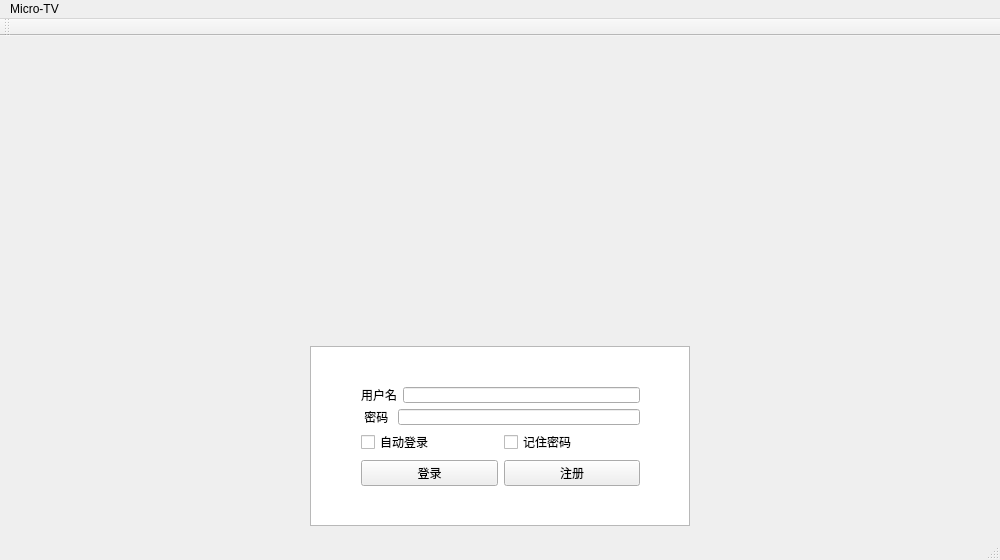
<?xml version="1.0" encoding="UTF-8"?>
<ui version="4.0">
 <class>HomeWindow</class>
 <widget class="QMainWindow" name="HomeWindow">
  <property name="geometry">
   <rect>
    <x>0</x>
    <y>0</y>
    <width>1000</width>
    <height>560</height>
   </rect>
  </property>
  <property name="windowTitle">
   <string>HomeWindow</string>
  </property>
  <widget class="QWidget" name="centralWidget">
   <widget class="QWidget" name="verticalLayoutWidget">
    <property name="geometry">
     <rect>
      <x>350</x>
      <y>340</y>
      <width>301</width>
      <height>121</height>
     </rect>
    </property>
    <layout class="QVBoxLayout" name="verticalLayout">
     <item>
      <layout class="QVBoxLayout" name="verticalLayout_2">
       <item>
        <layout class="QHBoxLayout" name="horizontalLayout_2">
         <item>
          <widget class="QLabel" name="label_Account">
           <property name="text">
            <string>用户名</string>
           </property>
          </widget>
         </item>
         <item>
          <widget class="QLineEdit" name="lineEdit_account"/>
         </item>
        </layout>
       </item>
       <item>
        <layout class="QHBoxLayout" name="horizontalLayout_4"/>
       </item>
       <item>
        <layout class="QHBoxLayout" name="horizontalLayout_3">
         <item>
          <widget class="QLabel" name="label_password">
           <property name="text">
            <string> 密码 </string>
           </property>
          </widget>
         </item>
         <item>
          <widget class="QLineEdit" name="lineEdit_password">
           <property name="sizePolicy">
            <sizepolicy hsizetype="Expanding" vsizetype="Fixed">
             <horstretch>0</horstretch>
             <verstretch>0</verstretch>
            </sizepolicy>
           </property>
          </widget>
         </item>
        </layout>
       </item>
      </layout>
     </item>
     <item>
      <layout class="QHBoxLayout" name="horizontalLayout">
       <item>
        <widget class="QCheckBox" name="checkBox_autologin">
         <property name="text">
          <string>自动登录</string>
         </property>
        </widget>
       </item>
       <item>
        <widget class="QCheckBox" name="checkBox_rememberpassword">
         <property name="text">
          <string>记住密码</string>
         </property>
        </widget>
       </item>
      </layout>
     </item>
     <item>
      <layout class="QHBoxLayout" name="horizontalLayout_5">
       <item>
        <widget class="QPushButton" name="botton_login">
         <property name="text">
          <string>登录</string>
         </property>
        </widget>
       </item>
       <item>
        <widget class="QPushButton" name="botton_register">
         <property name="text">
          <string>注册</string>
         </property>
        </widget>
       </item>
      </layout>
     </item>
    </layout>
   </widget>
   <widget class="QGraphicsView" name="graphicsView">
    <property name="geometry">
     <rect>
      <x>310</x>
      <y>310</y>
      <width>380</width>
      <height>180</height>
     </rect>
    </property>
    <property name="sizePolicy">
     <sizepolicy hsizetype="Ignored" vsizetype="Ignored">
      <horstretch>0</horstretch>
      <verstretch>0</verstretch>
     </sizepolicy>
    </property>
   </widget>
   <widget class="QLabel" name="bg">
    <property name="geometry">
     <rect>
      <x>0</x>
      <y>0</y>
      <width>1000</width>
      <height>511</height>
     </rect>
    </property>
    <property name="text">
     <string/>
    </property>
    <property name="pixmap">
     <pixmap resource="backgroundpic.qrc">:/new/prefix1/login.png</pixmap>
    </property>
   </widget>
   <widget class="QLabel" name="obj1">
    <property name="geometry">
     <rect>
      <x>120</x>
      <y>140</y>
      <width>128</width>
      <height>128</height>
     </rect>
    </property>
    <property name="text">
     <string/>
    </property>
    <property name="pixmap">
     <pixmap resource="bg_re.qrc">:/new/prefix1/obj1.png</pixmap>
    </property>
   </widget>
   <widget class="QLabel" name="obj2">
    <property name="geometry">
     <rect>
      <x>430</x>
      <y>56</y>
      <width>128</width>
      <height>128</height>
     </rect>
    </property>
    <property name="text">
     <string/>
    </property>
    <property name="pixmap">
     <pixmap resource="bg_re.qrc">:/new/prefix1/obj2.png</pixmap>
    </property>
   </widget>
   <widget class="QLabel" name="obj3">
    <property name="geometry">
     <rect>
      <x>760</x>
      <y>104</y>
      <width>128</width>
      <height>128</height>
     </rect>
    </property>
    <property name="text">
     <string/>
    </property>
    <property name="pixmap">
     <pixmap resource="bg_re.qrc">:/new/prefix1/obj3.png</pixmap>
    </property>
   </widget>
   <zorder>bg</zorder>
   <zorder>graphicsView</zorder>
   <zorder>verticalLayoutWidget</zorder>
   <zorder>obj1</zorder>
   <zorder>obj2</zorder>
   <zorder>obj3</zorder>
  </widget>
  <widget class="QMenuBar" name="menuBar">
   <property name="geometry">
    <rect>
     <x>0</x>
     <y>0</y>
     <width>1000</width>
     <height>23</height>
    </rect>
   </property>
   <widget class="QMenu" name="menuMicro_TV">
    <property name="title">
     <string>Micro-TV</string>
    </property>
    <addaction name="action_close"/>
   </widget>
   <addaction name="menuMicro_TV"/>
  </widget>
  <widget class="QToolBar" name="mainToolBar">
   <attribute name="toolBarArea">
    <enum>TopToolBarArea</enum>
   </attribute>
   <attribute name="toolBarBreak">
    <bool>false</bool>
   </attribute>
  </widget>
  <widget class="QStatusBar" name="statusBar"/>
  <action name="action_close">
   <property name="text">
    <string>close</string>
   </property>
  </action>
 </widget>
 <layoutdefault spacing="6" margin="11"/>
 <resources>
  <include location="backgroundpic.qrc"/>
  <include location="bg_re.qrc"/>
 </resources>
 <connections/>
</ui>
